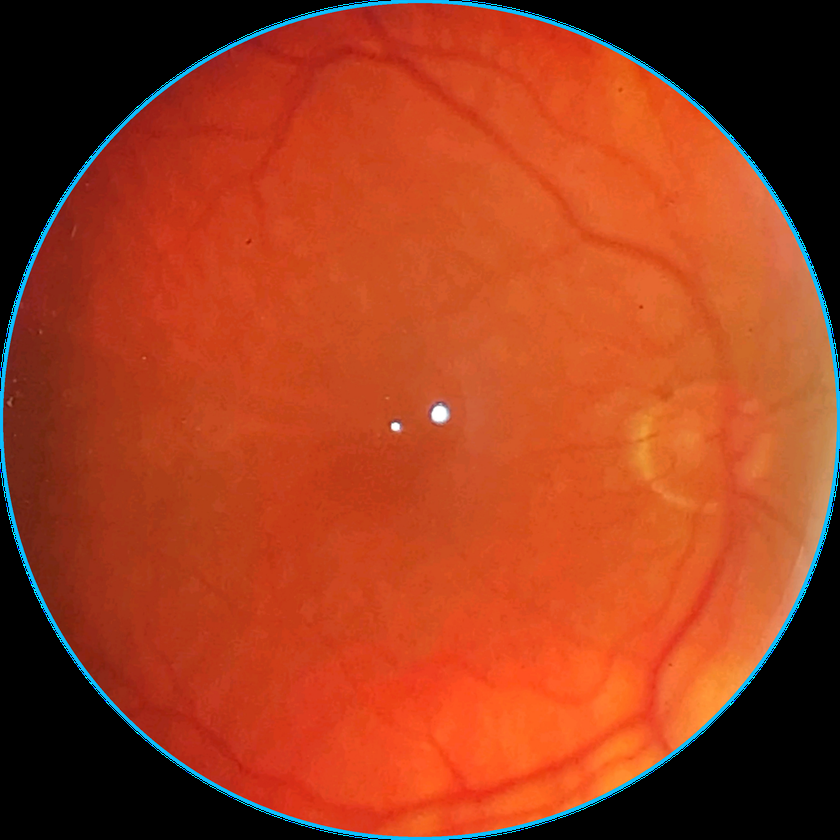
#> input picture Datos/FOTOS Samsung/118741GD.png, 840 x 840 px, shrunk from 2176 x 2176 before the run, found by its file name; its folder holds 4 pictures in this run
$ jupyter execute 'Preparación de img (subdirectorios y procesamiento).ipynb'
#> lines starting #> are read from the running program, lines starting #| are printed output that depends on the picture; after the words box and inside, x2 and y2 are one past the last pixel; in counts of white or black regions, pixels touching at a corner belong together; pictures that were not available may be replaced by others from this repository, and a replacement may not be noted
## Organización de las imágenes Inpaintadas (sin procesar) en el árbol de subdirectorios

Voy a aprovechar la estructura de directorios que ya tengo creada para el TFG y simplemente mover los ficheros para replicar esa misma estructura.

[cell 1]
import os
import shutil

Primero vamos a obtener una lista con el nombre de las imágenes de cada subdirectorio, para después poder organizar las que tenemos disponibles en nuestro repositorio (de OCT no hace falta ya que simplemente copiaremos y pegaremos las imágenes del directorio del OCT de TFG a este).

[cell 2]
samsung_G1 = os.listdir('../TFG/CNN_and_Diabetic_Retinopathy/Datos/Processed Data/Samsung/G1')
samsung_G2 = os.listdir('../TFG/CNN_and_Diabetic_Retinopathy/Datos/Processed Data/Samsung/G2')
samsung_G3 = os.listdir('../TFG/CNN_and_Diabetic_Retinopathy/Datos/Processed Data/Samsung/G3')
samsung_G4 = os.listdir('../TFG/CNN_and_Diabetic_Retinopathy/Datos/Processed Data/Samsung/G4')
samsung_G5 = os.listdir('../TFG/CNN_and_Diabetic_Retinopathy/Datos/Processed Data/Samsung/G5')

[cell 3]
iphone_G1 = os.listdir('../TFG/CNN_and_Diabetic_Retinopathy/Datos/Processed Data/iPhone/G1')
iphone_G2 = os.listdir('../TFG/CNN_and_Diabetic_Retinopathy/Datos/Processed Data/iPhone/G2')
iphone_G3 = os.listdir('../TFG/CNN_and_Diabetic_Retinopathy/Datos/Processed Data/iPhone/G3')
iphone_G4 = os.listdir('../TFG/CNN_and_Diabetic_Retinopathy/Datos/Processed Data/iPhone/G4')
iphone_G5 = os.listdir('../TFG/CNN_and_Diabetic_Retinopathy/Datos/Processed Data/iPhone/G5')

Posteriormente debemos obtener un listado con todas las imágenes _inpaintadas_ de Samsung y de iPhone, para poder moverlas a la carpeta correspondiente.

[cell 4]
samsung = os.listdir('Datos_INP/FOTOS Samsung')
iphone = os.listdir('Datos_INP/FOTOS iPhone')

Por último, recorremos todos los nombres de los archivos de Samsung y de iPhone _inpaintados_, y según a qué subdirectorio pertenezcan los movemos.

[cell 5]
for i in samsung:
    if i in samsung_G1:
        shutil.move('Datos_INP/FOTOS Samsung/' + i, 'Images/Samsung/G1/' + i)
    elif i in samsung_G2:
        shutil.move('Datos_INP/FOTOS Samsung/' + i, 'Images/Samsung/G2/' + i)
    elif i in samsung_G3:
        shutil.move('Datos_INP/FOTOS Samsung/' + i, 'Images/Samsung/G3/' + i)
    elif i in samsung_G4:
        shutil.move('Datos_INP/FOTOS Samsung/' + i, 'Images/Samsung/G4/' + i)
    elif i in samsung_G5:
        shutil.move('Datos_INP/FOTOS Samsung/' + i, 'Images/Samsung/G5/' + i)

[cell 6]
for i in iphone:
    if i in iphone_G1:
        shutil.move('Datos_INP/FOTOS iPhone/' + i, 'Images/iPhone/G1/' + i)
    elif i in iphone_G2:
        shutil.move('Datos_INP/FOTOS iPhone/' + i, 'Images/iPhone/G2/' + i)
    elif i in iphone_G3:
        shutil.move('Datos_INP/FOTOS iPhone/' + i, 'Images/iPhone/G3/' + i)
    elif i in iphone_G4:
        shutil.move('Datos_INP/FOTOS iPhone/' + i, 'Images/iPhone/G4/' + i)
    elif i in iphone_G5:
        shutil.move('Datos_INP/FOTOS iPhone/' + i, 'Images/iPhone/G5/' + i)
#> further down, img is the input picture: shape (840, 840, 3); mean B, G, R 30.2, 61.1, 159.5

## Procesamiento Gaussiano de las imágenes

Una vez hemos dividido las imágenes inpaintadas en la estructura de directorios necesaria, vamos a aplicar a todas ellas el preprocesamiento gaussiano que resalta las características de la imagen.

[cell 7]
import cv2
import PIL
import numpy as np

from PIL import Image

Primero definimos las dos funciones que van a aplicar el filtro de desenfoque Gaussiano y luego el 'troquelado' circular.

[cell 8]
def crop_image_from_gray(img,tol=7):
#> called with tol = 7
    if img.ndim ==2:
        mask = img>tol
        return img[np.ix_(mask.any(1),mask.any(0))]
    elif img.ndim==3:
        gray_img = cv2.cvtColor(img, cv2.COLOR_RGB2GRAY)
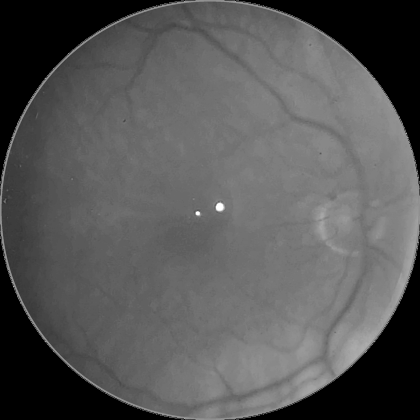
#> gray_img: shape (840, 840) (shown at 1/2 size); min 0, max 255, mean 87
        mask = gray_img>tol
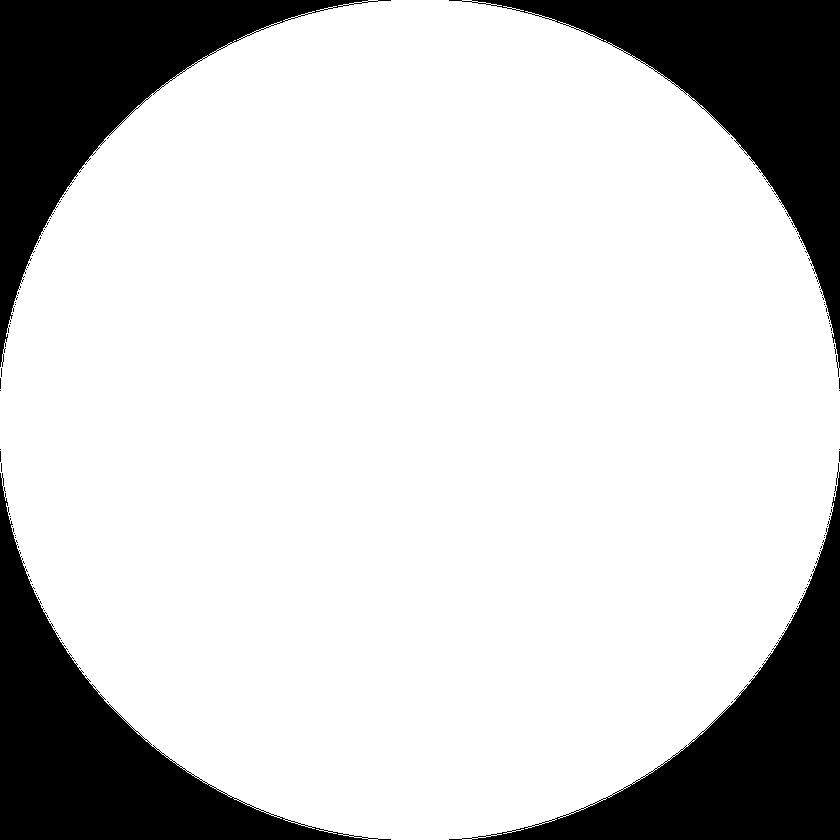
#> mask: shape (840, 840) bool; 79.1% white; 96 black regions (92 under 20 px), largest, box (x1, y1, x2, y2) and area: (449, 463, 840, 840) 36868, (449, 0, 840, 377) 36867, (0, 473, 391, 840) 36856, (0, 0, 391, 367) 36850

        check_shape = img[:,:,0][np.ix_(mask.any(1),mask.any(0))].shape[0]
        if (check_shape == 0):
            return img
        else:
            img1=img[:,:,0][np.ix_(mask.any(1),mask.any(0))]
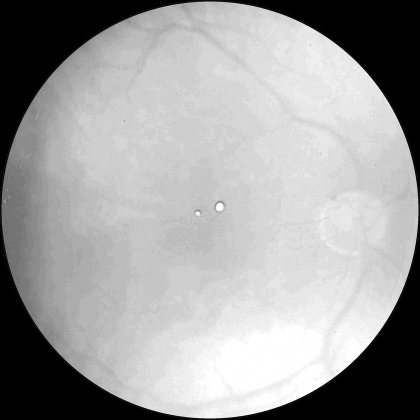
#> img1: shape (840, 840) (shown at 1/2 size); min 0, max 255, mean 159.5
            img2=img[:,:,1][np.ix_(mask.any(1),mask.any(0))]
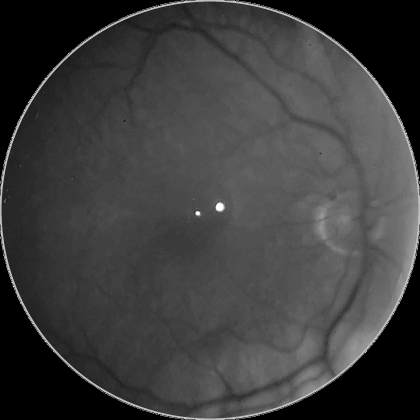
#> img2: shape (840, 840) (shown at 1/2 size); min 0, max 255, mean 61.1
            img3=img[:,:,2][np.ix_(mask.any(1),mask.any(0))]
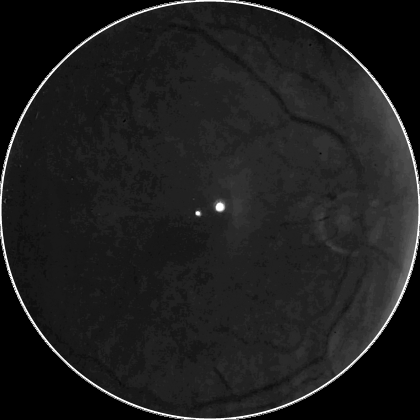
#> img3: shape (840, 840) (shown at 1/2 size); min 0, max 255, mean 30.2
            img = np.stack([img1,img2,img3],axis=-1)
        return img

[cell 9]
def circle_crop(img, sigmaX):
    """
    Create circular crop around image centre
    """
    img = crop_image_from_gray(img)
    img = cv2.cvtColor(img, cv2.COLOR_BGR2RGB)

    height, width, depth = img.shape

    x = int(width/2)
    y = int(height/2)
    r = np.amin((x,y))

    circle_img = np.zeros((height, width), np.uint8)
    cv2.circle(circle_img, (x,y), int(r), 1, thickness=-1)
#> circle_img: shape (840, 840); values 0 (black) and 1 (white), 78.5% white; 4 black regions, box (x1, y1, x2, y2) and area: (0, 0, 420, 420) 38292, (421, 0, 840, 392) 37872, (0, 421, 392, 840) 37872, (449, 449, 840, 840) 37453
    img = cv2.bitwise_and(img, img, mask=circle_img)
    img = crop_image_from_gray(img)
    img=cv2.addWeighted(img,4, cv2.GaussianBlur( img , (0,0) , sigmaX) ,-4 ,128)
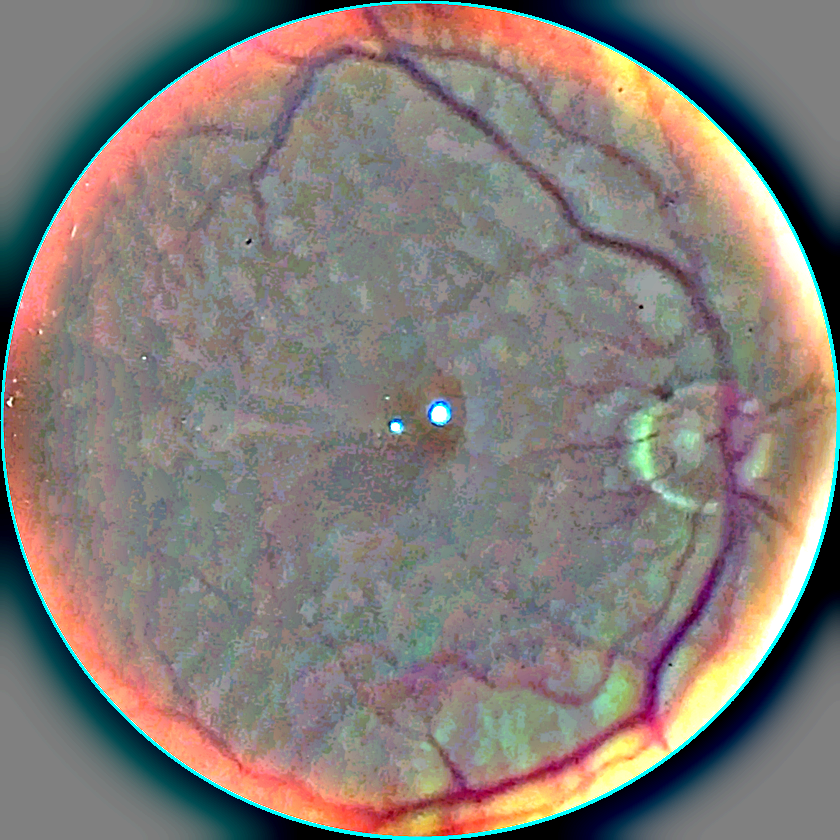
#> img: shape (840, 840, 3); mean B, G, R 119.9, 124.1, 132.2
    return img

A continuación aplicamos este procesado a todas las imágenes inpaintadas (tanto de Samsung, como de iPhone como de OCT).

[cell 10]
for i in os.listdir('Images/Samsung/G1'):
    img = cv2.imread('Images/Samsung/G1/'+ i)
    img = cv2.cvtColor(img, cv2.COLOR_BGR2RGB)
    img_t = circle_crop(img, 30)
    image = Image.fromarray(img_t, 'RGB')
    image.save('Images_Proc/Samsung/G1/'+ i)

[cell 11]
for i in os.listdir('Images/Samsung/G2'):
    img = cv2.imread('Images/Samsung/G2/'+ i)
    img = cv2.cvtColor(img, cv2.COLOR_BGR2RGB)
    img_t = circle_crop(img, 30)
    image = Image.fromarray(img_t, 'RGB')
    image.save('Images_Proc/Samsung/G2/'+ i)

[cell 12]
for i in os.listdir('Images/Samsung/G3'):
    img = cv2.imread('Images/Samsung/G3/'+ i)
    img = cv2.cvtColor(img, cv2.COLOR_BGR2RGB)
    img_t = circle_crop(img, 30)
    image = Image.fromarray(img_t, 'RGB')
    image.save('Images_Proc/Samsung/G3/'+ i)

[cell 13]
for i in os.listdir('Images/Samsung/G4'):
    img = cv2.imread('Images/Samsung/G4/'+ i)
    img = cv2.cvtColor(img, cv2.COLOR_BGR2RGB)
    img_t = circle_crop(img, 30)

$ run again, on Datos/FOTOS Samsung/126661GD.png
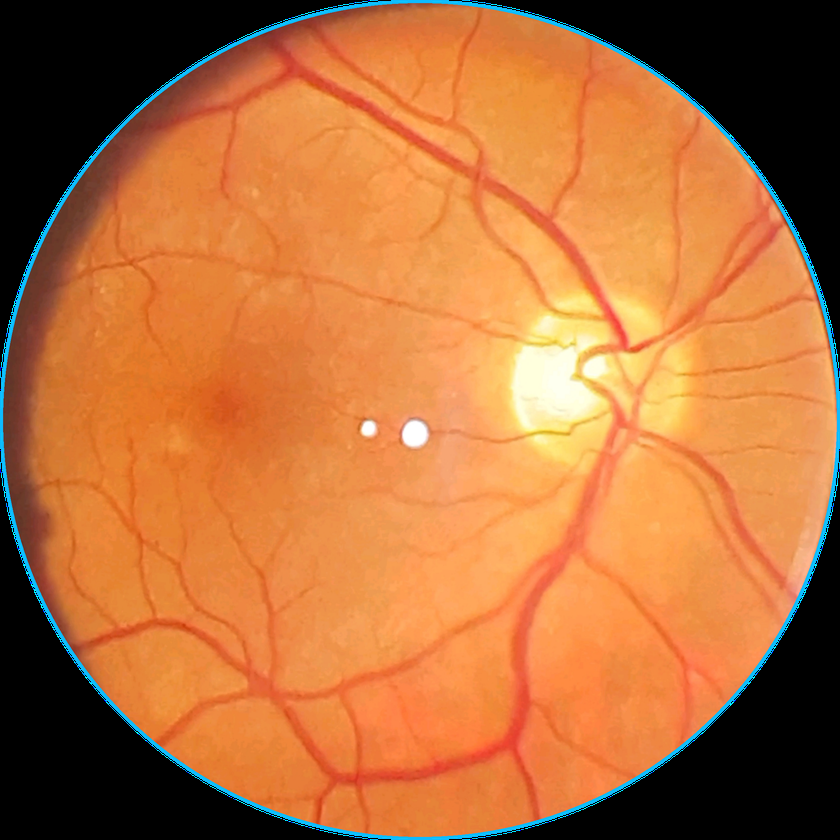
#> input picture Datos/FOTOS Samsung/126661GD.png, 840 x 840 px, shrunk from 2176 x 2176 before the run, found by its file name
#> img is the input picture: shape (840, 840, 3); mean B, G, R 59.1, 110.3, 180.9
#> mask: shape (840, 840) bool; 79.1% white; 96 black regions (92 under 20 px), largest, box (x1, y1, x2, y2) and area: (449, 463, 840, 840) 36868, (449, 0, 840, 377) 36867, (0, 473, 391, 840) 36856, (0, 0, 391, 367) 36850
#> circle_img: shape (840, 840); values 0 (black) and 1 (white), 78.5% white; 4 black regions, box (x1, y1, x2, y2) and area: (0, 0, 420, 420) 38292, (421, 0, 840, 392) 37872, (0, 421, 392, 840) 37872, (449, 449, 840, 840) 37453
#> in crop_image_from_gray (call 2), `gray_img = cv2.cvtColor(img, cv2.COLOR_RGB2GRAY)`:
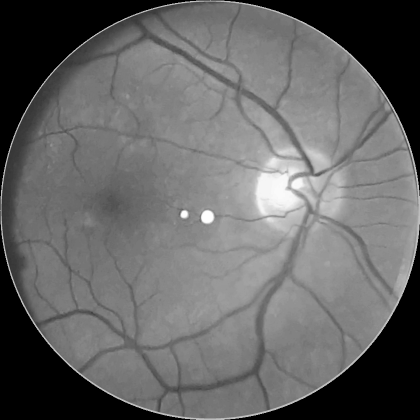
#> gray_img: shape (840, 840) (shown at 1/2 size); min 0, max 255, mean 102
#> mask: shape (840, 840) bool; 78.5% white; 4 black regions, box (x1, y1, x2, y2) and area: (0, 0, 420, 420) 38292, (421, 0, 840, 392) 37872, (0, 421, 392, 840) 37872, (449, 449, 840, 840) 37493
#> in circle_crop, `img=cv2.addWeighted(img,4, cv2.GaussianBlur( img , (0,0) , sigmaX) ,-4..`:
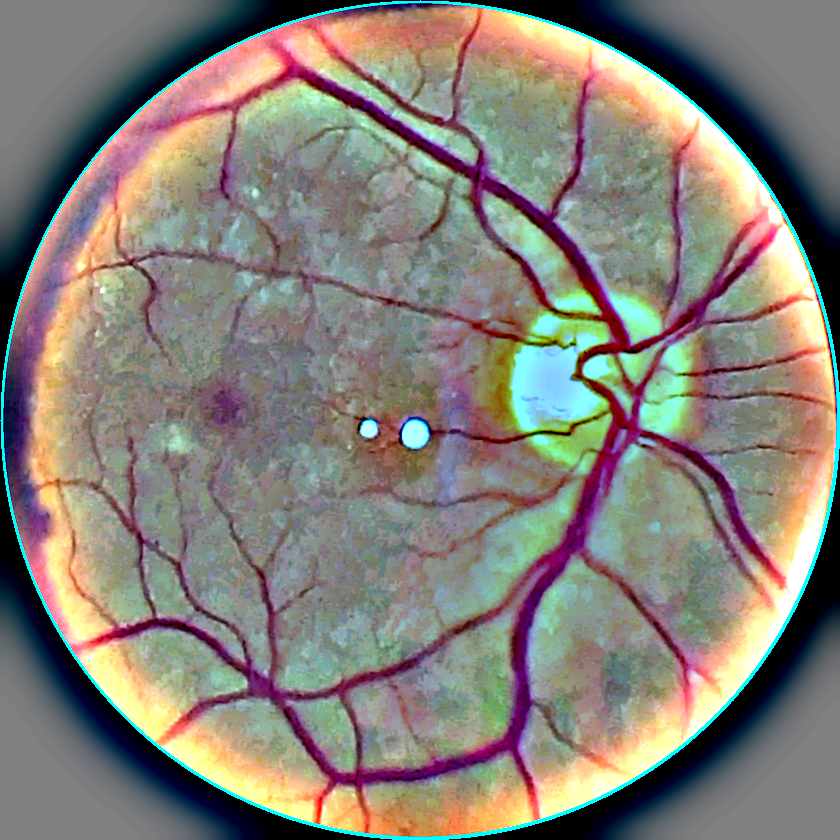
#> img: shape (840, 840, 3); mean B, G, R 120.5, 128.2, 133.3

$ run again, on Datos/FOTOS Samsung/126661GI.png
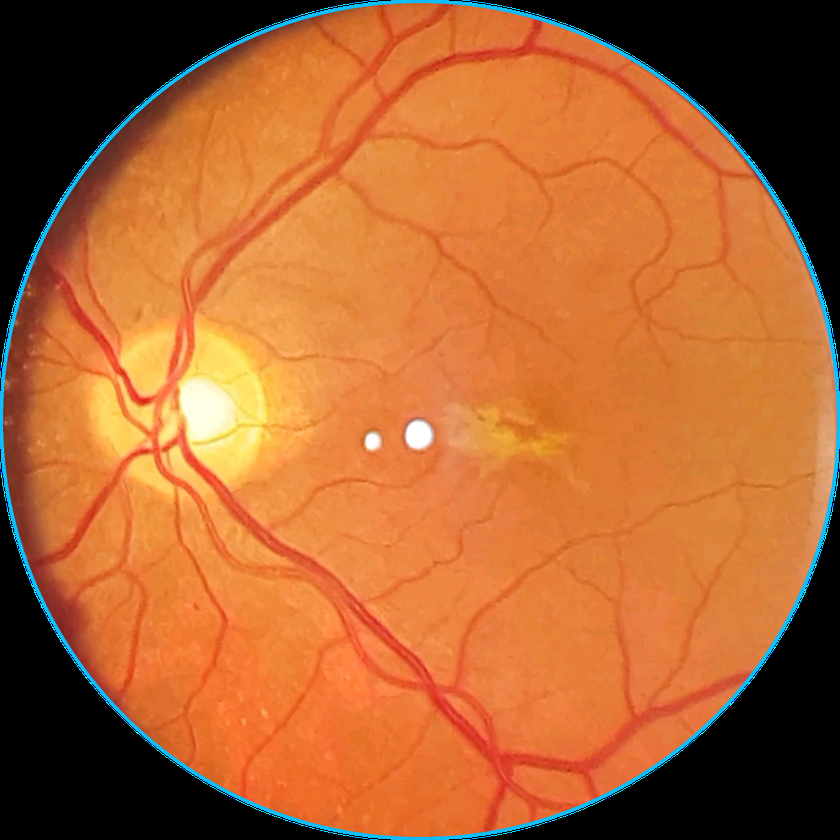
#> input picture Datos/FOTOS Samsung/126661GI.png, 840 x 840 px, shrunk from 2176 x 2176 before the run, found by its file name
#> img is the input picture: shape (840, 840, 3); mean B, G, R 50.1, 100.2, 174.5
#> mask: shape (840, 840) bool; 79.1% white; 96 black regions (92 under 20 px), largest, box (x1, y1, x2, y2) and area: (449, 463, 840, 840) 36868, (449, 0, 840, 377) 36867, (0, 473, 391, 840) 36856, (0, 0, 391, 367) 36850
#> circle_img: shape (840, 840); values 0 (black) and 1 (white), 78.5% white; 4 black regions, box (x1, y1, x2, y2) and area: (0, 0, 420, 420) 38292, (421, 0, 840, 392) 37872, (0, 421, 392, 840) 37872, (449, 449, 840, 840) 37453
#> in crop_image_from_gray (call 2), `gray_img = cv2.cvtColor(img, cv2.COLOR_RGB2GRAY)`:
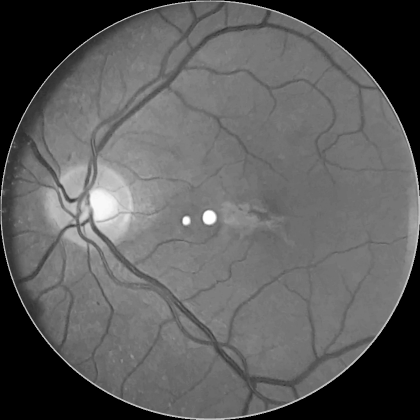
#> gray_img: shape (840, 840) (shown at 1/2 size); min 0, max 255, mean 92.6
#> mask: shape (840, 840) bool; 78.5% white; 4 black regions, box (x1, y1, x2, y2) and area: (0, 0, 420, 420) 38292, (421, 0, 840, 392) 37872, (0, 421, 392, 840) 37872, (449, 449, 840, 840) 37493
#> in circle_crop, `img=cv2.addWeighted(img,4, cv2.GaussianBlur( img , (0,0) , sigmaX) ,-4..`:
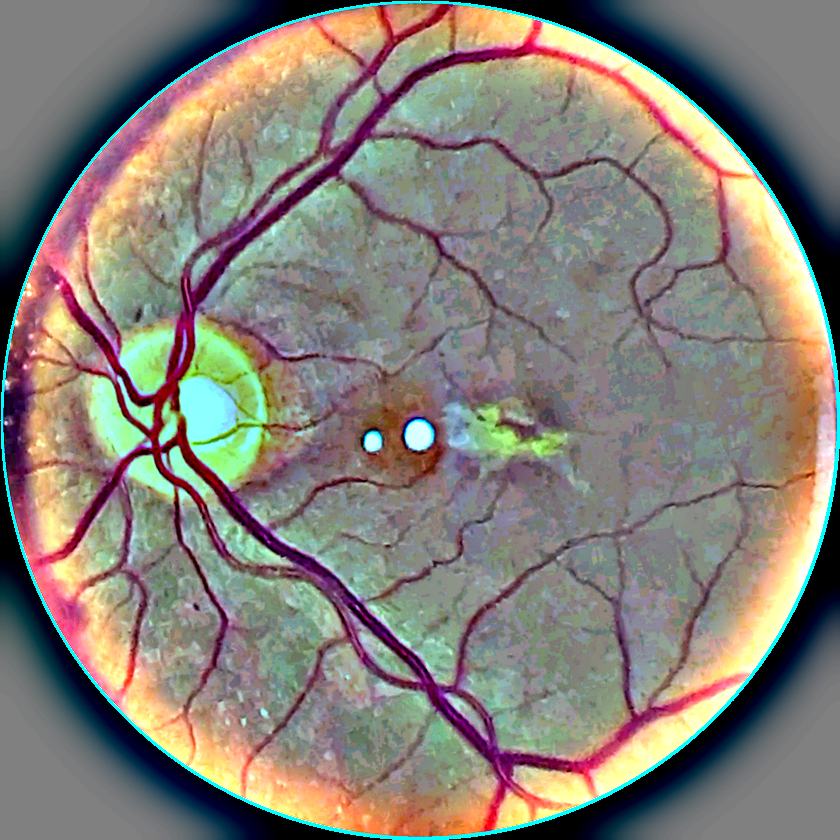
#> img: shape (840, 840, 3); mean B, G, R 119.8, 127.6, 133.5
